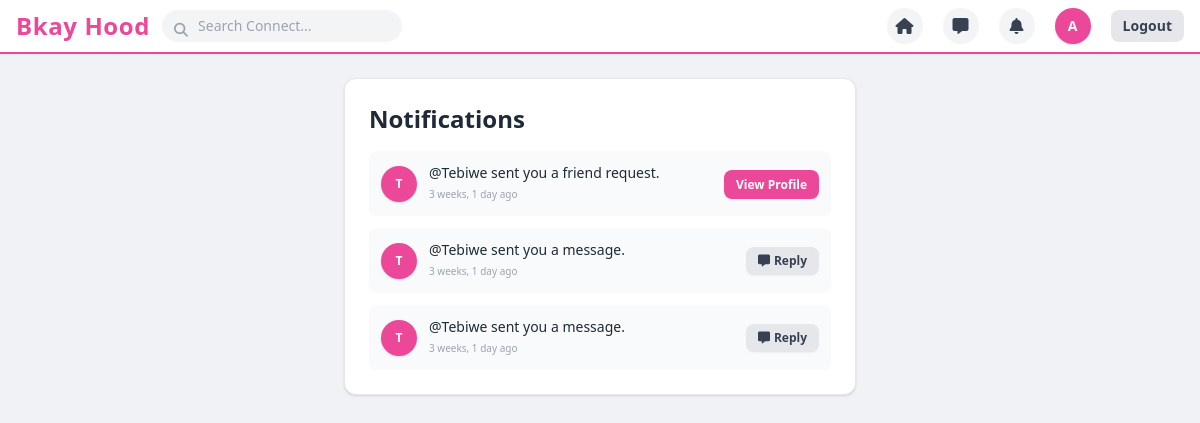
The app's page /notifications/ (signed in) with its own data.
### accounts/models.py (models this page shows, shortened)
class Notification(models.Model):
    recipient = models.ForeignKey(User, on_delete=models.CASCADE, related_name='notifications')
    sender = models.ForeignKey(User, on_delete=models.CASCADE, related_name='sent_notifications')
    notification_type = models.CharField(max_length=30)
    text = models.CharField(max_length=255)
    is_read = models.BooleanField(default=False)
    created_at = models.DateTimeField(auto_now_add=True)
    class Meta:
        ordering = ['-created_at']

### accounts/views.py (the view)
# urls.py: path('notifications/', views.notifications_view, name='notifications'),
@login_required
def notifications_view(request):
    notifs = request.user.notifications.all()
    notifs.update(is_read=True)
    return render(request, 'accounts/notifications.html', {'notifications': notifs})

### accounts/context_processors.py (called while the page is built)
def unread_counts(request):
    if request.user.is_authenticated:
        unread_notifications = Notification.objects.filter(recipient=request.user, is_read=False).count()
        unread_messages = Message.objects.filter(receiver=request.user, is_read=False).count()
        return {
            'unread_notifications_count': unread_notifications,
            'unread_messages_count': unread_messages,
        }
    return {
        'unread_notifications_count': 0,
        'unread_messages_count': 0,
    }

### accounts/templates/accounts/notifications.html
{% extends 'accounts/base.html' %}
{% block content %}
<div class="bg-white p-6 rounded-xl shadow border max-w-lg mx-auto">
  <h2 class="text-2xl font-bold text-gray-800 mb-4">Notifications</h2>
  <div class="space-y-3">
    {% for n in notifications %}
      <div class="p-3 rounded-lg text-sm flex justify-between items-center {% if not n.is_read %}bg-pink-50 border-l-4 border-brandPink{% else %}bg-gray-50{% endif %}">
        <div class="flex items-center space-x-3">
          <div class="w-9 h-9 rounded-full bg-brandPink text-white font-bold flex items-center justify-center text-xs shrink-0 shadow">
            {{ n.sender.username.0|upper }}
          </div>
          <div>
            <p class="text-gray-800">{{ n.text }}</p>
            <span class="text-[10px] text-gray-400">{{ n.created_at|timesince }} ago</span>
          </div>
        </div>
        <div class="shrink-0 ml-2">
          {% if n.notification_type == 'friend_request' %}
            <a href="{% url 'profile' n.sender.username %}" class="bg-brandPink hover:bg-brandPinkHover text-white text-xs font-bold px-3 py-1.5 rounded-lg transition shadow-sm">
              View Profile
            </a>
          {% elif n.notification_type == 'message' %}
            <a href="{% url 'chat' n.sender.username %}" class="bg-gray-200 hover:bg-gray-300 text-gray-700 text-xs font-bold px-3 py-1.5 rounded-lg transition shadow-sm flex items-center space-x-1">
              <i class="fa-solid fa-message"></i>
              <span>Reply</span>
            </a>
          {% endif %}
        </div>
      </div>
    {% empty %}
      <p class="text-gray-400 text-center py-4">No notifications yet.</p>
    {% endfor %}
  </div>
</div>
{% endblock %}

### accounts/templates/accounts/base.html (shortened to what this page needs)
{% load static %}
<!DOCTYPE html>
<html lang="en">
<head>
  <script src="https://cdn.tailwindcss.com"></script>
  <link rel="stylesheet" href="https://cdnjs.cloudflare.com/ajax/libs/font-awesome/6.4.0/css/all.min.css">
</head>
<body class="bg-fbBg font-sans text-gray-900 min-h-screen flex flex-col">
  <nav class="bg-white border-b-2 border-brandPink sticky top-0 z-50 shadow-sm px-4 py-2 flex justify-between items-center">
    <div class="flex items-center space-x-3">
      <a href="{% url 'home' %}" class="text-2xl font-extrabold text-brandPink tracking-wide">Bkay Hood</a>
      <form method="GET" action="{% url 'search' %}" class="relative hidden sm:block">
        <input type="text" name="q" placeholder="Search Connect..." class="bg-gray-100 rounded-full pl-9 pr-4 py-1.5 text-sm focus:outline-none focus:ring-2 focus:ring-fbBlue w-60">
        <button type="submit" class="absolute left-3 top-2.5 text-gray-400 text-sm bg-transparent border-none cursor-pointer">
          <i class="fa-solid fa-magnifying-glass"></i>
        </button>
      </form>
    </div>
    {% if user.is_authenticated %}
    <div class="flex items-center space-x-5">
      <a href="{% url 'home' %}" class="w-9 h-9 rounded-full bg-gray-100 hover:bg-gray-200 flex items-center justify-center text-gray-700 transition" title="Home"><i class="fa-solid fa-house"></i></a>
      <a href="{% url 'inbox' %}" class="relative w-9 h-9 rounded-full bg-gray-100 hover:bg-gray-200 flex items-center justify-center text-gray-700 transition" title="Messages">
        <i class="fa-solid fa-message"></i>
      </a>
      <a href="{% url 'notifications' %}" class="relative w-9 h-9 rounded-full bg-gray-100 hover:bg-gray-200 flex items-center justify-center text-gray-700 transition" title="Notifications">
        <i class="fa-solid fa-bell"></i>
      </a>
      <a href="{% url 'profile' user.username %}" class="w-9 h-9 rounded-full bg-brandPink text-white font-bold flex items-center justify-center text-sm shadow overflow-hidden" title="Profile">
        {% if user.profile.avatar and user.profile.avatar.name != 'avatars/default.png' %}
            <img src="{{ user.profile.avatar.url }}" class="w-full h-full object-cover">
        {% else %}
            {{ user.username|slice:":1"|upper }}
        {% endif %}
      </a>
      <a href="{% url 'logout' %}" class="bg-gray-200 hover:bg-gray-300 text-gray-700 px-3 py-1.5 rounded-lg text-sm font-semibold transition">Logout</a>
    </div>
    {% endif %}
  </nav>
  <main class="max-w-2xl mx-auto w-full mt-6 px-4 flex-grow">
    {% block content %}{% endblock %}
  </main>
</body>
</html>

### records on screen
Notification: sender.username.0 "T", text "@Tebiwe sent you a friend request.", created_at "3 weeks, 1 day", notification_type "View Profile"
Notification: sender.username.0 "T", text "@Tebiwe sent you a message.", created_at "3 weeks, 1 day", notification_type "message" (drawn)
Notification: sender.username.0 "T", text "@Tebiwe sent you a message.", created_at "3 weeks, 1 day", notification_type "message" (drawn)

### other values on screen
{{ user.username|slice:":1"|upper }} "A"
